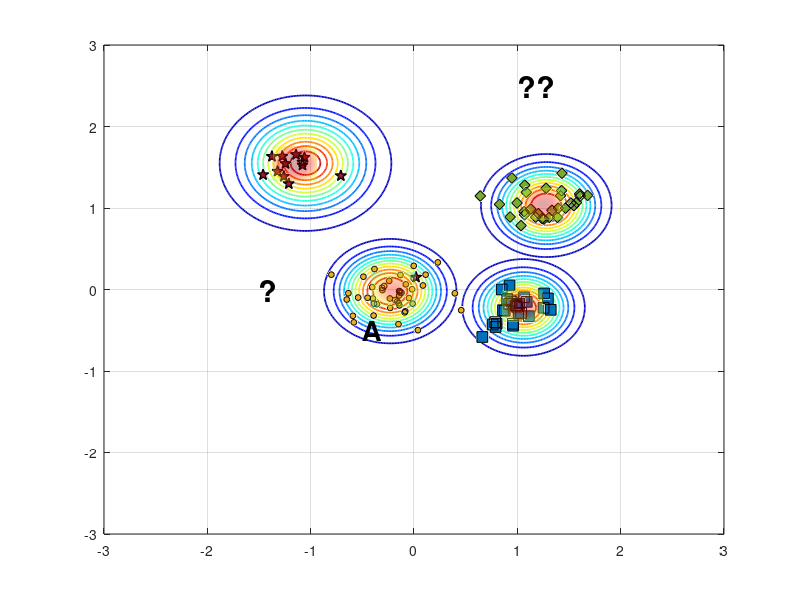

Source code (MATLAB): (Note: this script raises an error after producing the figure.)
%% Reproduce EVM-style demo figure (no toolboxes)
clear; close all; clc; rng(7);

% ---------- 1) 合成四类二维数据 ----------
% 类中心（大致对应图中位置）
C_star  = [-1.15  1.55];   % 红色星
C_diam  = [ 1.25  1.05];   % 绿色菱形
C_square= [ 1.05 -0.20];   % 蓝色方块
C_dot   = [-0.20  0.00];   % 蓝色小点（被 A 标注影响的那簇）

% 协方差（控制每簇形状）
S = @(sx,sy,rho)[sx^2 rho*sx*sy; rho*sx*sy sy^2];
Sig_star   = S(0.18,0.20, 0.05);
Sig_diam   = S(0.22,0.18,-0.10);
Sig_square = S(0.20,0.16, 0.05);
Sig_dot    = S(0.25,0.18, 0.00);

% 从高斯采样（不用 mvnrnd）
sample = @(N,mu,SIG) (randn(N,2)*chol(SIG,'lower') + mu);

X_star   = sample(12,C_star,   Sig_star);
X_diam   = sample(30,C_diam,   Sig_diam);
X_square = sample(28,C_square, Sig_square);
X_dot    = sample(45,C_dot,    Sig_dot);

% 加一个“离群星”靠近 A（见原图左中）
X_star = [X_star; 0.02 0.15];

% ---------- 2) 底面散点与样式 ----------
figure('Color','w','Position',[100,100,800,600]);
hold on; box on; grid on;
z0 = 0; % 所有散点都放在 z=0 的平面

% 确保按照绘制顺序叠放，便于把散点置顶
set(gca,'SortMethod','childorder');

h_star   = scatter3(X_star(:,1),  X_star(:,2),  z0+zeros(size(X_star,1),1),  70, ...
        'pentagram', 'filled', 'MarkerEdgeColor','k', 'MarkerFaceColor',[0.635294 0.0784314 0.184314], 'LineWidth',1.0); % 红色五角星 #A2142F
h_diam   = scatter3(X_diam(:,1),  X_diam(:,2),  z0+zeros(size(X_diam,1),1),  60, ...
        'd', 'filled', 'MarkerEdgeColor','k', 'MarkerFaceColor',[0.466667 0.674510 0.188235]); % 绿色菱形 #77AC30
h_square = scatter3(X_square(:,1),X_square(:,2),z0+zeros(size(X_square,1),1),60, ...
        's', 'filled', 'MarkerEdgeColor','k', 'MarkerFaceColor',[0 0.447059 0.741176]); % 蓝色正方形 #0072BD
h_dot    = scatter3(X_dot(:,1),   X_dot(:,2),   z0+zeros(size(X_dot,1),1),   18, ...
        'o', 'filled', 'MarkerEdgeColor','k', 'MarkerFaceColor',[0.929412 0.694118 0.125490]); % 黄色圆形 #EDB120


% ---------- 3) ψ-model 等值环（彩色同心） ----------
% 采用带形状参的径向函数 psi(r) = exp(-(r/s)^t)
psi = @(X,Y,cx,cy,s,t) exp( - ( sqrt((X-cx).^2 + (Y-cy).^2) ./ s ).^t );

% 选几处“极端向量/代表点”（包含 A 所在）
EV = [ -0.23 -0.02 ;   % A 对应蓝点极端向量
        1.06 -0.22 ;   % 蓝方块
        1.28  1.03 ;   % 绿菱形
       -1.05  1.55 ];  % 红星
scale = [0.42, 0.36, 0.40, 0.48];   % 各自 scale
shape = [2.6,  2.2,  2.4,  2.0];    % 各自 shape

% 网格
[xg,yg] = meshgrid(linspace(-3,3,400));
colormap(jet); caxis([0 1]);

% 等高线层级（红到蓝：高到低）
levels = linspace(1.0,0.05,12);

for k = 1:size(EV,1)
    Z = psi(xg,yg,EV(k,1),EV(k,2),scale(k),shape(k));
    [~, h] = contour(xg,yg,Z,levels);    % 直接画在底面，保持颜色映射
    set(h,'LineWidth',1.25);

    % 将等高线明确压到 z=0（兼容不同 MATLAB 版本）
    ch = get(h,'Children');
    for ic = 1:numel(ch)
        zd = get(ch(ic),'ZData');
        if ~isempty(zd)
            set(ch(ic),'ZData',zeros(size(zd))); % 强制贴在 z=0
        end
    end
end

% 标出 A 与问号
text(-0.5,-0.5,0,'A','FontWeight','bold','FontSize',20,'Color','k');
text( 1, 2.5,0,'??','FontWeight','bold','FontSize',22,'Color','k');
text( -1.5,0,0,'?','FontWeight','bold','FontSize',22,'Color','k');

% ---------- 4) 上方半透明“钟形面”（表示类支持/概率） ----------
% 用四个高斯穹顶，中心与各簇一致
gauss2 = @(X,Y,cx,cy,s) exp(-((X-cx).^2 + (Y-cy).^2)/(2*s^2));
tops  = {C_star, C_diam, C_square, C_dot};
sigT  = [0.24 0.22 0.22 0.24];   % 更小的 sigma，使穹顶更集中
amp   = [1.05 0.95 0.90 0.85];

% 抬高穹顶，并缩小每个穹顶的覆盖范围（为每个穹顶使用局部网格）
zlift      = 0.18;   % 统一抬高量（不改变颜色映射）
spanFactor = 0.9;    % 每个穹顶半宽 = spanFactor * sigma（更小覆盖范围）
gridN      = 121;    % 局部网格分辨率

for i=1:4
    cx = tops{i}(1); cy = tops{i}(2);
    span = spanFactor * sigT(i);
    [xgi,ygi] = meshgrid(linspace(cx - span, cx + span, gridN), ...
                         linspace(cy - span, cy + span, gridN));

    Zt = amp(i) * gauss2(xgi,ygi,cx,cy,sigT(i));
    % 用 Zt 作为颜色，Zt+zlift 作为高度，从而抬高且保留原色
    s1 = surf(xgi,ygi, Zt + zlift, Zt, 'EdgeColor','none', 'FaceAlpha',0.35);
end
shading interp; 
% camlight headlight; 
lighting gouraud;

% 将散点推到顶层
uistack([h_star h_diam h_square h_dot], 'top');

% ---------- 5) 轴、视角与观感 ----------
xlim([-2 2]); ylim([-1 3]); zlim([0 1.25]); view(47,21);
axis vis3d; daspect([1 1 0.8]);
set(gca,'FontName','Times New Roman','FontSize',12,'LineWidth',1);
% xlabel('x'); ylabel('y'); zlabel('score / \psi');

% 网格和背景风格
grid on; 
% set(gca,'GridAlpha',0.2,'MinorGridAlpha',0.2);
